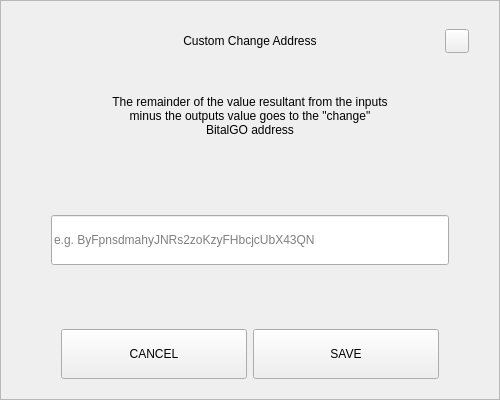
<?xml version="1.0" encoding="UTF-8"?>
<ui version="4.0">
 <class>SendChangeAddressDialog</class>
 <widget class="QDialog" name="SendChangeAddressDialog">
  <property name="geometry">
   <rect>
    <x>0</x>
    <y>0</y>
    <width>500</width>
    <height>400</height>
   </rect>
  </property>
  <property name="windowTitle">
   <string>Dialog</string>
  </property>
  <layout class="QVBoxLayout" name="verticalLayout">
   <property name="spacing">
    <number>0</number>
   </property>
   <property name="leftMargin">
    <number>0</number>
   </property>
   <property name="topMargin">
    <number>0</number>
   </property>
   <property name="rightMargin">
    <number>0</number>
   </property>
   <property name="bottomMargin">
    <number>0</number>
   </property>
   <item>
    <widget class="QFrame" name="frame">
     <property name="styleSheet">
      <string notr="true"/>
     </property>
     <property name="frameShape">
      <enum>QFrame::StyledPanel</enum>
     </property>
     <property name="frameShadow">
      <enum>QFrame::Raised</enum>
     </property>
     <layout class="QVBoxLayout" name="verticalLayout_2" stretch="0,0,0,0,0,0,0">
      <property name="spacing">
       <number>0</number>
      </property>
      <property name="leftMargin">
       <number>30</number>
      </property>
      <property name="topMargin">
       <number>20</number>
      </property>
      <property name="rightMargin">
       <number>30</number>
      </property>
      <property name="bottomMargin">
       <number>20</number>
      </property>
      <item>
       <layout class="QHBoxLayout" name="horizontalLayout_3">
        <property name="spacing">
         <number>0</number>
        </property>
        <item>
         <spacer name="horizontalSpacer_2">
          <property name="orientation">
           <enum>Qt::Horizontal</enum>
          </property>
          <property name="sizeHint" stdset="0">
           <size>
            <width>40</width>
            <height>20</height>
           </size>
          </property>
         </spacer>
        </item>
        <item>
         <widget class="QLabel" name="labelTitle">
          <property name="minimumSize">
           <size>
            <width>0</width>
            <height>40</height>
           </size>
          </property>
          <property name="maximumSize">
           <size>
            <width>16777215</width>
            <height>40</height>
           </size>
          </property>
          <property name="styleSheet">
           <string notr="true">padding-left:24px;</string>
          </property>
          <property name="text">
           <string>Custom Change Address</string>
          </property>
          <property name="alignment">
           <set>Qt::AlignCenter</set>
          </property>
          <property name="margin">
           <number>7</number>
          </property>
         </widget>
        </item>
        <item>
         <spacer name="horizontalSpacer">
          <property name="orientation">
           <enum>Qt::Horizontal</enum>
          </property>
          <property name="sizeHint" stdset="0">
           <size>
            <width>40</width>
            <height>20</height>
           </size>
          </property>
         </spacer>
        </item>
        <item>
         <widget class="QPushButton" name="btnEsc">
          <property name="minimumSize">
           <size>
            <width>24</width>
            <height>24</height>
           </size>
          </property>
          <property name="maximumSize">
           <size>
            <width>24</width>
            <height>24</height>
           </size>
          </property>
          <property name="focusPolicy">
           <enum>Qt::NoFocus</enum>
          </property>
          <property name="text">
           <string/>
          </property>
         </widget>
        </item>
       </layout>
      </item>
      <item>
       <spacer name="verticalSpacer_2">
        <property name="orientation">
         <enum>Qt::Vertical</enum>
        </property>
        <property name="sizeType">
         <enum>QSizePolicy::Fixed</enum>
        </property>
        <property name="sizeHint" stdset="0">
         <size>
          <width>20</width>
          <height>20</height>
         </size>
        </property>
       </spacer>
      </item>
      <item alignment="Qt::AlignHCenter">
       <widget class="QLabel" name="labelMessage">
        <property name="minimumSize">
         <size>
          <width>0</width>
          <height>70</height>
         </size>
        </property>
        <property name="text">
         <string>The remainder of the value resultant from the inputs minus the outputs value goes to the &quot;change&quot; BitalGO address</string>
        </property>
        <property name="alignment">
         <set>Qt::AlignCenter</set>
        </property>
        <property name="wordWrap">
         <bool>true</bool>
        </property>
       </widget>
      </item>
      <item>
       <spacer name="verticalSpacer_3">
        <property name="orientation">
         <enum>Qt::Vertical</enum>
        </property>
        <property name="sizeHint" stdset="0">
         <size>
          <width>20</width>
          <height>40</height>
         </size>
        </property>
       </spacer>
      </item>
      <item>
       <layout class="QHBoxLayout" name="horizontalLayout_2">
        <property name="spacing">
         <number>0</number>
        </property>
        <property name="leftMargin">
         <number>20</number>
        </property>
        <property name="rightMargin">
         <number>20</number>
        </property>
        <item>
         <widget class="QLineEdit" name="lineEditAddress">
          <property name="minimumSize">
           <size>
            <width>0</width>
            <height>50</height>
           </size>
          </property>
          <property name="placeholderText">
           <string notr="true">e.g. ByFpnsdmahyJNRs2zoKzyFHbcjcUbX43QN</string>
          </property>
         </widget>
        </item>
       </layout>
      </item>
      <item>
       <spacer name="verticalSpacer">
        <property name="orientation">
         <enum>Qt::Vertical</enum>
        </property>
        <property name="sizeHint" stdset="0">
         <size>
          <width>20</width>
          <height>40</height>
         </size>
        </property>
       </spacer>
      </item>
      <item>
       <layout class="QHBoxLayout" name="horizontalLayout" stretch="2,2">
        <property name="spacing">
         <number>6</number>
        </property>
        <property name="leftMargin">
         <number>30</number>
        </property>
        <property name="rightMargin">
         <number>30</number>
        </property>
        <item>
         <widget class="QPushButton" name="btnCancel">
          <property name="minimumSize">
           <size>
            <width>180</width>
            <height>50</height>
           </size>
          </property>
          <property name="focusPolicy">
           <enum>Qt::NoFocus</enum>
          </property>
          <property name="text">
           <string>CANCEL</string>
          </property>
         </widget>
        </item>
        <item>
         <widget class="QPushButton" name="btnSave">
          <property name="minimumSize">
           <size>
            <width>180</width>
            <height>50</height>
           </size>
          </property>
          <property name="focusPolicy">
           <enum>Qt::NoFocus</enum>
          </property>
          <property name="text">
           <string>SAVE</string>
          </property>
         </widget>
        </item>
       </layout>
      </item>
     </layout>
    </widget>
   </item>
  </layout>
 </widget>
 <resources/>
 <connections/>
</ui>
